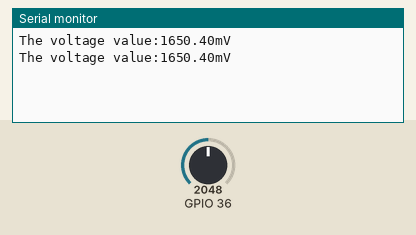
Bench run of a sketch on a simulated ESP32. Parts: the last lines printed to the serial monitor. The test bench sets the inputs (shaded band); at power-on: GPIO 36 = 2048.

Above: at 1.8 s.
1.9 s: GPIO 36 set to 2866
At 2.8 s:
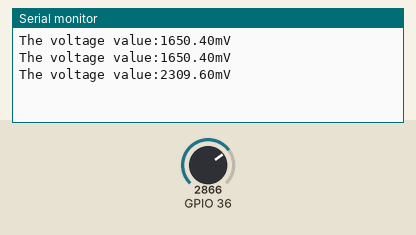
3.4 s: GPIO 36 set to 3603
At 4.8 s:
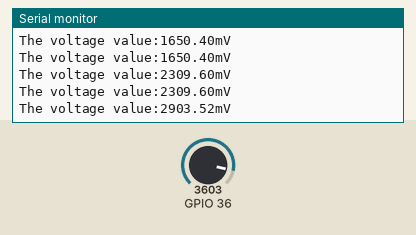
Timing chart, 0 to 6.4 s (numbered marks = the images above; inputs shaded):
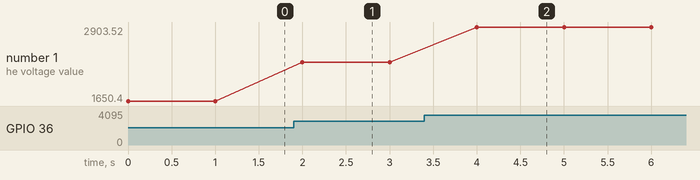

Measured:
- after the input at 1.9 s, the serial monitor: prints a new line after 0.10 s (image 1)
- after the input at 3.4 s, the serial monitor: prints a new line after 0.60 s (image 2)
- plotted number 1: 1650.4 → 2309.6 after the input at 1.9 s, 2309.6 → 2903.52 after the input at 3.4 s

The sketch:

UV_c0de.ino
```cpp
int sensorValue;

void setup()
{
  Serial.begin(9600);
}

void loop()
{
  sensorValue = analogRead(A0); // Use the correct analog input pin
  Serial.print("The voltage value:");
  Serial.print(sensorValue * 3300 / 4095.0); // Adjust for ESP32's 12-bit ADC
  Serial.println("mV");
  delay(1000);
  Serial.print("\n");
}
```
